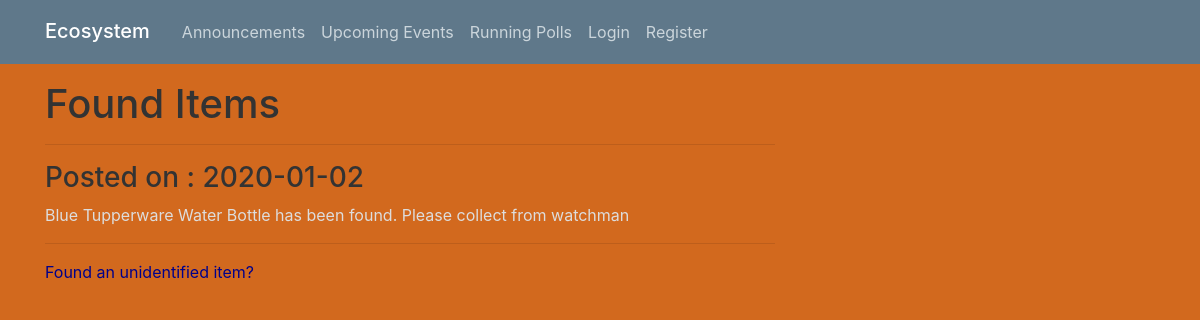
Screenshot of /listfound with the database file from the repository.
### ecosystem/models.py (models this page shows, shortened)
class Item(db.Model):
    id = db.Column(db.Integer, primary_key=True)
    description = db.Column(db.Text)
    date_posted = db.Column(db.DateTime, nullable=False, default=datetime.utcnow())

### ecosystem/routes.py (the view)
@app.route("/listfound")
def listfound():
    items = Item.query.all()
    return render_template('founditems.html', items=items)

### ecosystem/templates/founditems.html
{% extends "layout.html" %}
{% block content %}
    <h1>Found Items</h1>
    {% for item in items %}
        <hr>
        <h3>Posted on : {{ item.date_posted.strftime('%Y-%m-%d') }}</h3>
        <p>{{ item.description }}</p>
        <hr>
    {% endfor %}
    <a href="{{ url_for('reportfound') }}">Found an unidentified item?</a>
{% endblock content %}

### ecosystem/static/main.css (style rules this page uses)
body { background-color: #D2691E; color: #333333; margin-top: 5rem; }
h1, h2, h3, h4, h5, h6 { color: #333333; }
a { color: #00008B; }
p { color: #dddddd; }

### rows the page displays
Item: date_posted "2020-01-02", description "Blue Tupperware Water Bottle has been found. Please collect from watchman"
